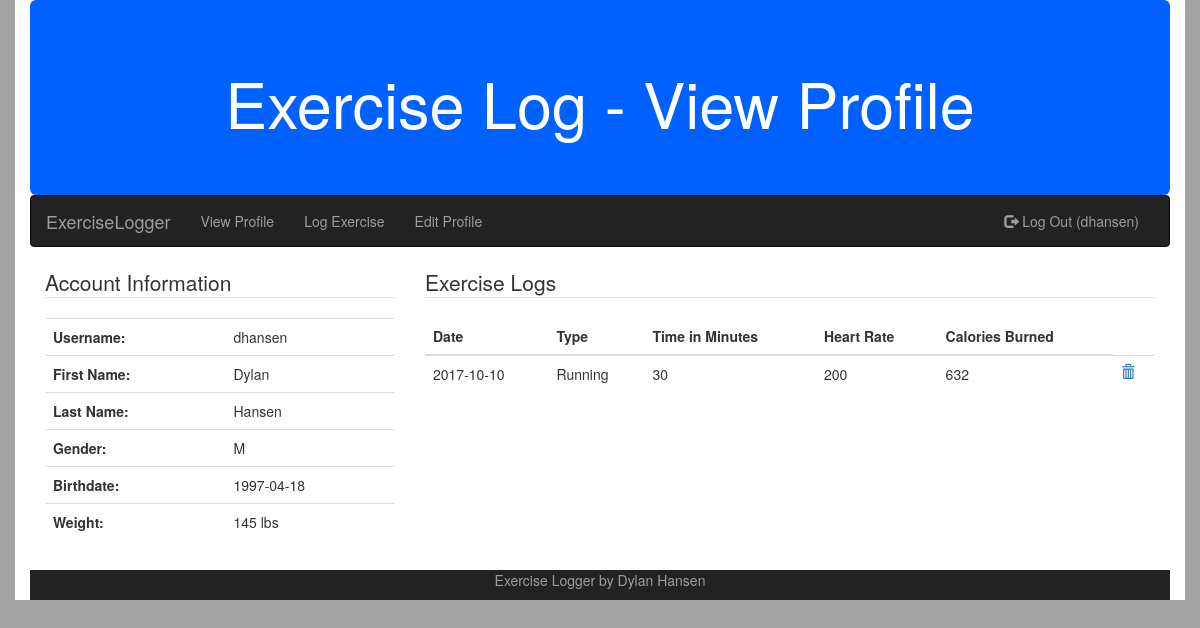
Screenshot of /viewprofile.php (signed in) with the database file from the repository.
### tables this page shows
CREATE TABLE `exercise_user` (
  `id` int(11) NOT NULL AUTO_INCREMENT,
  `username` varchar(30) DEFAULT NULL,
  `password` varchar(40) DEFAULT NULL,
  `first_name` varchar(30) DEFAULT NULL,
  `last_name` varchar(30) DEFAULT NULL,
  `gender` char(1) DEFAULT NULL,
  `birthdate` date DEFAULT NULL,
  `weight` int(11) DEFAULT NULL,
  PRIMARY KEY (`id`)
);

CREATE TABLE `exercise_log` (
  `id` int(11) NOT NULL AUTO_INCREMENT,
  `user_id` int(11) DEFAULT NULL,
  `date` date DEFAULT NULL,
  `type` varchar(20) DEFAULT NULL,
  `time_in_minutes` int(11) DEFAULT NULL,
  `heartrate` int(11) DEFAULT NULL,
  `calories` int(11) DEFAULT NULL,
  PRIMARY KEY (`id`)
);

### viewprofile.php (the view, shortened to what this page needs)
<?php
    require_once("header.php");
    require_once("nav.php");
    $dbc = mysqli_connect(DB_HOST, DB_USER, DB_PASSWORD, DB_NAME)
            or die("Error connecting to database.");
    $query = "SELECT username, first_name, last_name, gender, birthdate, weight FROM exercise_user WHERE id = '"
                . $_SESSION['user_id'] . "'";
    $data = mysqli_query($dbc, $query)
            or die("Error querying the database.");
    $row = mysqli_fetch_array($data);
    if ($row != NULL) {
        $username = $row['username'];
        $first_name = $row['first_name'];
        $last_name = $row['last_name'];
        $gender = $row['gender'];
        $birthday = $row['birthdate'];
        $weight = $row['weight'];
    }
    else {
        echo '<p> There was a problem accesing your profile.</p>';
    }
?>
<div>
    <div class='col-sm-4'>
        <table class="table">
            <legend>Account Information</legend>
            <tr>
                <th>
                    Username:
                </th>
                <td>
                    <?php echo $username;?>
                </td>
            </tr>
            <tr>
                <th>
                    First Name:
                </th>
                <td>
                    <?php if(!empty($first_name)) echo $first_name;?>
                </td>
            </tr>
            <tr>
                <th>
                    Last Name:
                </th>
                <td>
                    <?php if(!empty($last_name)) echo $last_name;?>
                </td>
            </tr>
            <tr>
                <th>
                    Gender:
                </th>
                <td>
                    <?php if(!empty($gender)) echo $gender;?>
                </td>
            </tr>
            <tr>
                <th>
                    Birthdate:
                </th>
                <td>
                    <?php if(!empty($birthday)) echo $birthday;?>
                </td>
            </tr>
            <tr>
                <th>
                    Weight:
                </th>
                <td>
                    <?php if(!empty($weight)) echo $weight . ' lbs';?>
                </td>
            </tr>
        </table>
    </div>
    <div class='col-sm-8'>
        <table class="table">
            <legend>Exercise Logs</legend>
            <thead>
                <tr>
                    <th>Date</th>
                    <th>Type</th>
                    <th>Time in Minutes</th>
                    <th>Heart Rate</th>
                    <th>Calories Burned</th>
                </tr>
            </thead>
            <tbody>
                <?php
                $query = "SELECT id, date, type, time_in_minutes, heartrate, calories FROM exercise_log WHERE user_id = '"
                        . $_SESSION['user_id'] . "' ORDER BY date DESC LIMIT 15";
                $data = mysqli_query($dbc, $query)
                        or die("Error querying database.");
                while($row = mysqli_fetch_array($data)) {
                    echo '<tr>';
                    echo '<td>' . $row['date'] . '</td>';
                    echo '<td>' . $row['type'] . '</td>';
                    echo '<td>' . $row['time_in_minutes'] . '</td>';
                    echo '<td>' . $row['heartrate'] . '</td>';
                    echo '<td>' . $row['calories'] . '</td>';
                    echo '<td><a href="removeexercise.php?id= ' . $row['id']
                    . '" onclick="return confirm(\'Are you sure?\')"><span class="glyphicon glyphicon-trash"></span>';
                    echo '</tr>';
                }
                ?>
            </tbody>
        </table>
    </div>
</div>
<?php
    require_once("footer.php");
?>

### styles.css (style rules this page uses)
body { background-color: #A4A4A4; }

### rows the page displays
exercise_user: username "dhansen", first_name "Dylan", last_name "Hansen", gender "M", birthdate "1997-04-18", weight "145"
exercise_log: date "2017-10-10", type "Running", time_in_minutes "30", heartrate "200", calories "632"

### other values shown
$page_title "- View Profile"
$_SESSION['username'] "dhansen"
